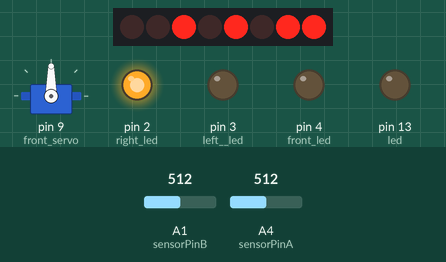
Simulated run of this sketch. Board: Arduino Uno, built with avr-gcc and run on an emulated ATmega328P. Shown: 8 shift-register outputs drawn as a row of LEDs (first output left, lit = HIGH), servo, output pins drawn as LEDs (lit = HIGH). Wiring (inferred from the names in the program): shift register (74HC595): data pin 11; shift clock pin 12; latch pin 8. Wiring (inferred from the signals the program sends): row of LEDs: on Q0, Q1, Q2, Q3, Q4, Q5, Q6, Q7. The test bench sets the inputs (shaded band); at power-on: A1 (sensorPinB) = 512, A4 (sensorPinA) = 512. Pins used as bus, display or sensor lines are not drawn.

Above: at 1.2 s.
1.3 s: A1 (sensorPinB) set to 205
2.8 s: A1 (sensorPinB) set to 182
At 4.0 s:
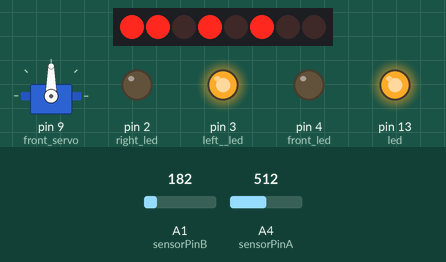
5.8 s: A4 (sensorPinA) set to 528
At 6.3 s:
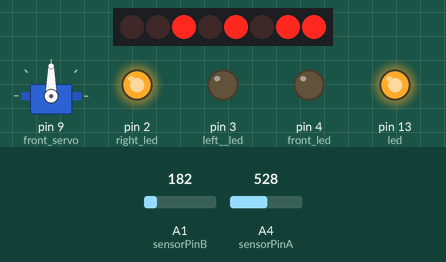
7.3 s: A4 (sensorPinA) set to 511
At 7.47 s:
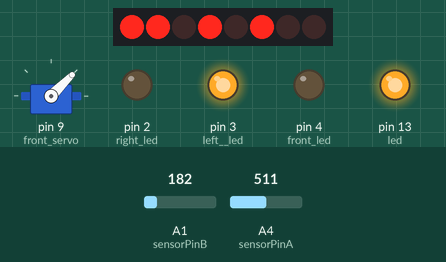
Timing chart, 0 to 9.9 s (numbered marks = the images above; inputs shaded):
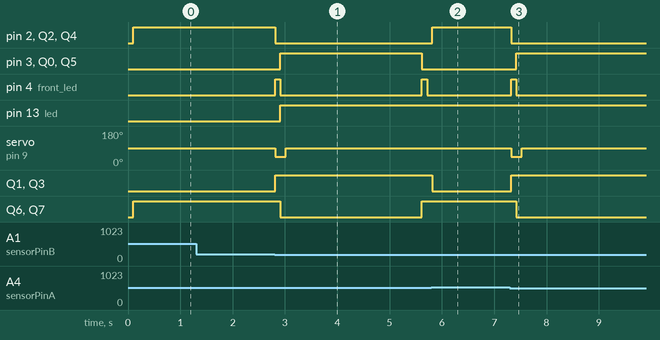

The sketch:

get_around_objects.ino
```cpp
//autonomus mission:
/*1-travel forward.
  2-if obstacle got identified: get around it*/
//----------------------------------------------------------------#include <Servo.h>
#include <Servo.h>
Servo front_servo;
/*shift register & motor*/
int latchPin = 8;
int clockPin = 12;
int dataPin = 11;
char direct; //indicating direction: F,B,L,R,S(capital letter).
byte state = 00000000; //contains the data for controlling the motor directions
/*sensor & distance*/
int sensorPinA = 4, sensorPinB = 1; //ir sensors attach pins on arduino. A=right, B=left
int sensorValueA = 0, sensorValueB = 0; // ir sensor analog input.
int minDistance = 350; // minimum distance allowed between robot and object
int firstReading = 1; // checks if its the first time we read from the sensor, since its not accurate
boolean pathClear = true; //true:path is clear of obstales. false: presence of obstacle
int counter1 = 0,/*for level 1*/ counter2 = 0 /*for level 2*/ ;
int value=0;
boolean turnAround = false;
void setup()
{
  front_servo.attach(9);
  front_servo.write(90); //positioning front servo to center
  state = state&0;
  pinMode(latchPin, OUTPUT);
  pinMode(clockPin, OUTPUT);
  pinMode(dataPin, OUTPUT);
  pinMode(2, OUTPUT);//right led
  pinMode(3, OUTPUT);//left  led
  pinMode(4, OUTPUT);//front led
  digitalWrite(2, LOW);//right led
  digitalWrite(3, LOW);//left  led
  digitalWrite(4, LOW);//front led
  pinMode(13, OUTPUT);//led
  digitalWrite(13,LOW);
  digitalWrite(latchPin, LOW);
  Serial.begin(9600);
}
//------------------------------------------------------------
// LOOP!
//------------------------------------------------------------
void loop()
{
  digitalWrite(2, LOW);//right led
  digitalWrite(3, LOW);//left  led
  digitalWrite(4, LOW);//front led
  readSensors();
  pathClear = isClear();
  /*Serial.print("sensor A = "); Serial.print(sensorValueA);
  Serial.print(" sensor B = "); Serial.println(sensorValueB);*/
  //Serial.print(" pathClear = "); Serial.println(pathClear);
  state = state&0;
  if(pathClear)
  {
    moving_direction('F');
    digitalWrite(2, LOW);//right led
    digitalWrite(3, LOW);//left  led
    digitalWrite(4, HIGH);//front led
  }
  else if(pathClear == false) get_around();
}
//**********************END loop()*****************************
/*-------------------------------------------------------------
  avoiding objet by getting around it.
  input: using information from the other functions.
  output: getting aroung the obstacle object
-------------------------------------------------------------*/
void get_around()
{
  avoid();   //LEVEL 1
  evade();   //LEVEL 2
  adjust();  //LEVEL 3
  bypass();  //LEVEL 4
  //dispatch();//LEVEL 5
  digitalWrite(2, LOW);//right led
  digitalWrite(3, LOW);//left  led
  digitalWrite(4, LOW);//front led
  return;
}
//**********************END get_around()***********************
/*-------------------------------------------------------------
  avoiding objet by turning right/left ****LEVEL 1****
  input: using sensor reading to avoid obstacle
  output: turning right/left
-------------------------------------------------------------*/
void avoid()
{
  digitalWrite(2, HIGH);//right led
  digitalWrite(3, LOW);//left  led
  digitalWrite(4, LOW);//front led
  state = state&0;
  moving_direction('R');
  front_servo.write(90);
  counter1 ++;
  //Serial.println(counter1);
  readSensors();
  pathClear = isClear();
  if(pathClear == false) avoid();
  else return;
}
//*********************END avoid()*****************************
/*-------------------------------------------------------------
  evading objet by traveling forward beside it ****LEVEL 2****
  input: using sensor reading to avoid obstacle + servo side tilt
  output: traveling forward beside obstacle => evading it.
-------------------------------------------------------------*/
void evade()
{
  digitalWrite(2, LOW);//right led
  digitalWrite(3, LOW);//left  led
  digitalWrite(4, HIGH);//front led
  front_servo.write(45);
  state = state&0;
  moving_direction('F');
  counter2 ++;
  readSensors();
  pathClear = isClear();
  if(pathClear == false) evade();
  else return;
}
//**********************END evade()****************************
/*-------------------------------------------------------------
  returning to initial rute by turning left/right ****LEVEL 3****
  input: using sensor reading to avoid obstacle + servo side tilt
  output: turning left/right.
-------------------------------------------------------------*/
void adjust()
{
  digitalWrite(13, HIGH);
  digitalWrite(2, LOW);//right led
  digitalWrite(3, HIGH);//left  led
  digitalWrite(4, LOW);//front led
  state = state&0;
  for(int i = 1; i<= counter1; i++)
  {
    //Serial.println(i);
    moving_direction('L');
    delay(100);
    front_servo.write(90);
  }
}
//**********************END adjust()***************************
/*-------------------------------------------------------------
  travel forward to bypass obstacle completly ****LEVEL 4****
  input: counter2
  output: turning left/right.
-------------------------------------------------------------*/
void bypass()
{
  digitalWrite(2, LOW);//right led
  digitalWrite(3, LOW);//left  led
  digitalWrite(4, HIGH);//front led
  state = state&0;
  for(int i = 1; i<= counter2; i++)
  {
    moving_direction('F');
    delay(100);
    front_servo.write(90);
  }
}
//**********************END bypass()***************************
/*-------------------------------------------------------------
  returning to initial position angle via turning opposite to level3 ****LEVEL 5****
  input: sensor reading to avoid obstacle + servo side tilt
  output: turning left/right.
-------------------------------------------------------------*/
void dispatch()
{
  digitalWrite(2, LOW);//right led
  digitalWrite(3, HIGH);//left  led
  digitalWrite(4, LOW);//front led
  state = state&0;
  for(int i = 1; i<= counter1; i++)
  {
    moving_direction('L');
    delay(100);
    front_servo.write(90);
  }
}
//**********************END dispatch()***************************
/*-------------------------------------------------------------
  reading sensor values & comparing them.
  input: readings for sensorValueA, sensorValueB from analog values from ir sensors
  output: true:path is clear of obstales. false: presence of obstacle
-------------------------------------------------------------*/
void readSensors()
{
  delay(100);
  if(firstReading >=3)
  {
    firstReading++;
    return;
  }
  sensorValueA = analogRead(sensorPinA);
  sensorValueB = analogRead(sensorPinB);
}
//*******************END readSensors()*********************
/*-------------------------------------------------------------
  comparing the current sensor values
  input: readings for sensorValueA, sensorValueB from analog values from ir sensors
  output: true:path is clear of obstales. false: presence of obstacle
-------------------------------------------------------------*/
boolean isClear()
{
  int distanceAvg = (sensorValueA+sensorValueB)/2;
  if(distanceAvg <= minDistance) return true;
  else return false;
}
//*******************END isClear()*************************
/*-------------------------------------------------------------
  direction control function:
  input: char indicating direction(direct): F,B,L,R,S(capital letter)=>forward, backward,left,right,stop
  output: moving motors accordingly.
-------------------------------------------------------------*/
void moving_direction(char direct)
{
  switch(direct)
  {
    case 'F': state = state|202; break;
    case 'B': state = state|53; break;
    case 'L': state = state|43; break;
    case 'R': state = state|212; break;
    case 'S': state = state|0; break;
  }
  digitalWrite(latchPin,LOW);
  //shift out the bits:
  shiftOut(dataPin,clockPin,MSBFIRST,state);
  digitalWrite(latchPin,HIGH);
}
//*******************END moving_direction(char)*********************
```

Measured:
- the behaviour switches between 190 and 189 on A1 (sensorPinB) (found by bisection; images 0 and 1)
- the behaviour switches between 519 and 520 on A4 (sensorPinA) (found by bisection; images 1 and 2)
- after the input at 1.3 s, every drawn part: stays the same
- after the input at 2.8 s, pin 2 (right_led), Q2, Q4: HIGH → LOW at once; pin 3 (left__led), Q0, Q5: LOW → HIGH after 0.11 s, → LOW 2.7 s later; pin 4 (front_led): alternates HIGH for 0.10 s and LOW for 2.7 s, starting at once; pin 13 (led): LOW → HIGH after 0.11 s; servo on pin 9 (front_servo): 90° → 45° at once, → 90° 0.20 s later
- after the input at 5.8 s, pin 2 (right_led), Q2, Q4: LOW → HIGH at once; Q1, Q3: HIGH → LOW at once
- after the input at 7.3 s, pin 2 (right_led), Q2, Q4: HIGH → LOW at once; pin 3 (left__led), Q0, Q5: LOW → HIGH after 0.12 s; pin 4 (front_led): LOW → HIGH at once, → LOW 0.10 s later; servo on pin 9 (front_servo): 90° → 45° at once, → 90° 0.20 s later; Q1, Q3: LOW → HIGH at once
